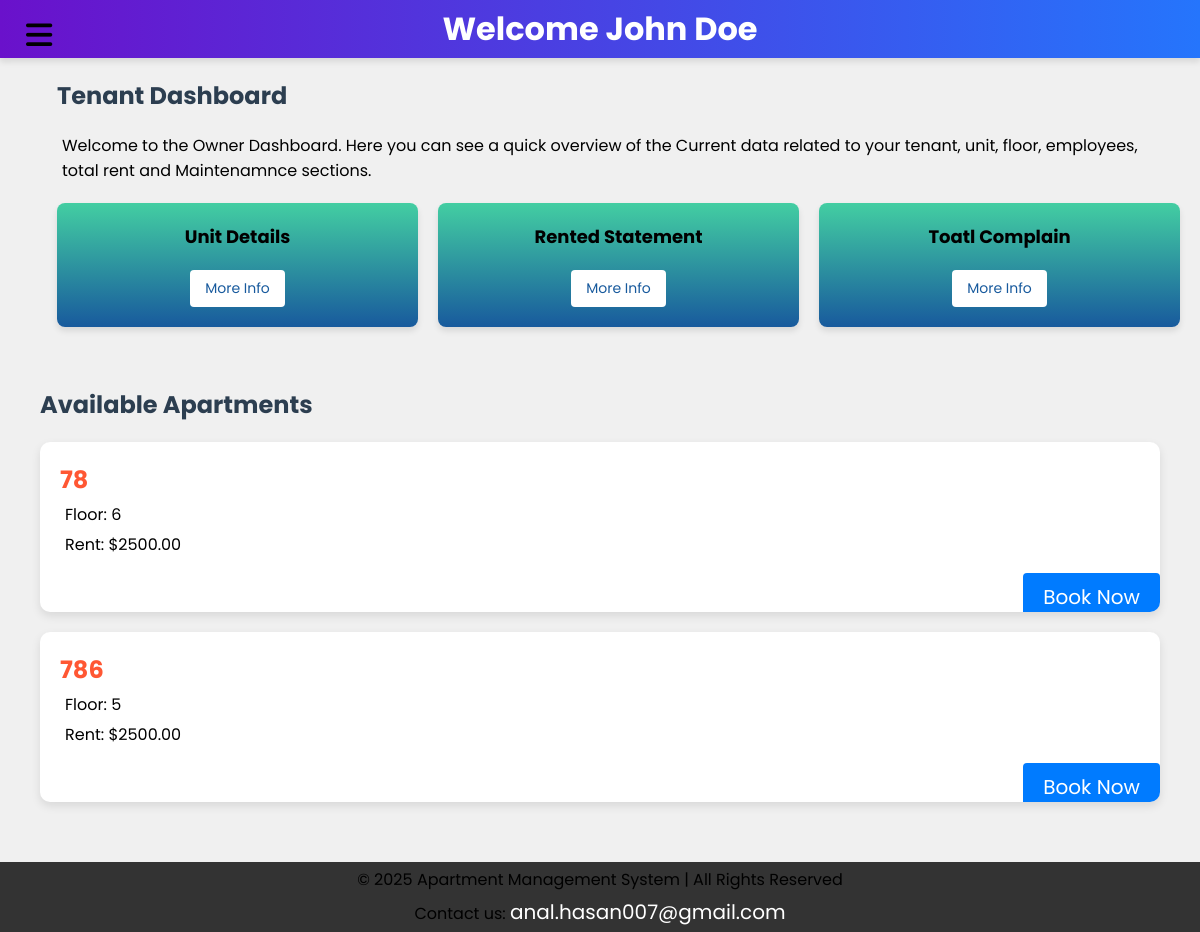
Page /tenantDashboard.php (signed in) on the committed database.
### tables this page shows
CREATE TABLE `apartment` (
  `Apartment_No` int(11) NOT NULL,
  `Floor_No` int(11) DEFAULT NULL,
  `Rent_Amount` decimal(10,2) DEFAULT NULL,
  `Availability_Status` enum('Available','Occupied') DEFAULT 'Available',
  `Tenant_ID` int(11) DEFAULT NULL
);

### tenantDashboard.php (the view, shortened to what this page needs)
<?php
include 'db.php';
?>
<!DOCTYPE html>
<html lang="en">
<head>
    <link rel="stylesheet" href="tenantDashboard.css">
    <link rel="stylesheet" href="cssMinipro.css">
    <link
        rel="stylesheet"
        href="https://cdnjs.cloudflare.com/ajax/libs/font-awesome/6.4.0/css/all.min.css" />
</head>
<body>
    <?php
    include 'layouts/t_header.php';
    ?>
    <div class="main-box">
        <div class="content">
            <h2>Tenant Dashboard</h2>
            <p>Welcome to the Owner Dashboard. Here you can see a quick overview of the Current data related to your tenant, unit, floor, employees, total rent and Maintenamnce sections.</p>
            <div class="dashboard-boxes">
                <div class="dashboard-box">
                    <h3>Unit Details</h3>
                    <a href="apartments.php">More Info</a>
                </div>
                <div class="dashboard-box">
                    <h3>Rented Statement</h3>
                    <a href="apartments.php">More Info</a>
                </div>
                <div class="dashboard-box">
                    <h3>Toatl Complain </h3>
                    <a href="apartments.php">More Info</a>
                </div>
            </div>
        </div>
    </div>
    <div class="main-content">
        <h2>Available Apartments</h2>
        <div class="apartment-container">
            <?php while ($apartment = $apartments->fetch_assoc()): ?>
                <div class="apartment-card">
                    <div class="card-body">
                        <h3 class="card-title"><?php echo $apartment['Apartment_No']; ?></h3>
                        <p>Floor: <?php echo $apartment['Floor_No']; ?></p>
                        <p>Rent: $<?php echo $apartment['Rent_Amount']; ?></p>
                    </div>
                    <div class="card-footer">
                        <a href="bookApartment.php?apartment_no=<?php echo $apartment['Apartment_No']; ?>">Book Now</a>
                    </div>
                </div>
            <?php endwhile; ?>
        </div>
    </div>
</body>
</html>
    <?php
    include './layouts/footer.php';
    ?>

### tenantDashboard.css (style rules this page uses)
* { margin: 0; padding: 0; font-family: "Poppins",sans-serif; }
.sidebar_menu .menu i,a { color: white; text-decoration: none; font-size: 20px; }

### cssMinipro.css (style rules this page uses)
html, body { height: 100%; margin: 0; padding: 0; flex-direction: column; }
.sidebar_menu .menu i,a { color: white; text-decoration: none; font-size: 20px; }
h2 { font-size: 24px; }
p { font-size: 16px; }
.content { margin-left: 37px; padding: 20px; justify-content: center; }
.dashboard-boxes { display: flex; flex-wrap: wrap; gap: 20px; margin-top: 20px; }
.dashboard-box { flex: 1 1 calc(25% - 20px); background: linear-gradient(to bottom, #43cea2, #185a9d); padding: 20px; border-radius: 8px; text-align: center; color: #fff; box-shadow: 0 4px 6px rgba(0, 0, 0, 0.1); transition: transform 0.3s, box-shadow 0.3s; }
.dashboard-box h3 { font-size: 18px; margin-bottom: 10px; }
.dashboard-box a { margin-top: 10px; display: inline-block; padding: 8px 15px; background: #fff; color: #185a9d; text-decoration: none; border-radius: 4px; font-size: 14px; transition: background 0.3s, color 0.3s; }

### public/assets/css/t_header.css (style rules this page uses)
* { margin: 0; color: black; padding: 0; font-family: "Poppins",sans-serif; }

### tenantDashboard.php (style rules this page uses)
body { font-family: 'Segoe UI', Tahoma, Geneva, Verdana, sans-serif; background: #f0f0f0; margin: 0; padding: 0; min-height: 100vh; overflow-x: hidden; }
.main-content { padding: 40px; flex-grow: 1; transition: margin-left 0.3s ease-in-out; }
h2 { color: #2c3e50; margin-bottom: 20px; }
.apartment-card { background-color: #fff; border-radius: 10px; box-shadow: 0 4px 10px rgba(0, 0, 0, 0.1); overflow: hidden; margin-bottom: 20px; transition: transform 0.3s ease, box-shadow 0.3s ease; }
.apartment-card .card-body { padding: 20px; }
.apartment-card .card-title { font-size: 1.5em; color: #FF5733; }
.apartment-card .card-footer { text-align: right; }
.apartment-card .card-footer a { text-decoration: none; color: white; background-color: #007BFF; padding: 10px 20px; border-radius: 4px; transition: background-color 0.3s, transform 0.3s ease-in-out; }

### layouts/footer.php (style rules this page uses)
html, body { height: 100%; margin: 0; padding: 0; display: flex; flex-direction: column; }
p { margin: 5px; }

### rows in the picture
apartment: Apartment_No "78", Floor_No "6", Rent_Amount "2500.00"
apartment: Apartment_No "786", Floor_No "5", Rent_Amount "2500.00"

### other values in the picture
$tenant_name "John Doe"
